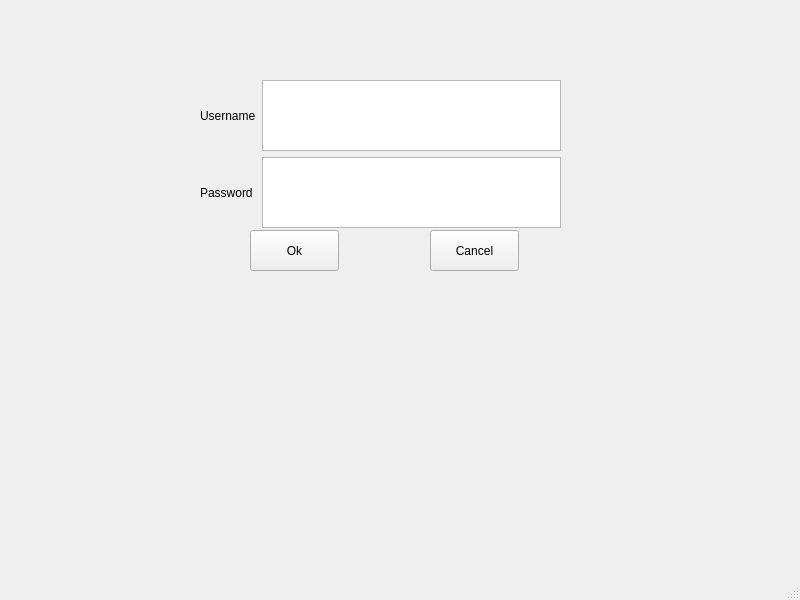
<?xml version="1.0" encoding="UTF-8"?>
<ui version="4.0">
 <class>MainWindow</class>
 <widget class="QMainWindow" name="MainWindow">
  <property name="geometry">
   <rect>
    <x>0</x>
    <y>0</y>
    <width>800</width>
    <height>600</height>
   </rect>
  </property>
  <property name="windowTitle">
   <string>MainWindow</string>
  </property>
  <widget class="QWidget" name="centralwidget">
   <widget class="QPushButton" name="okBtn">
    <property name="geometry">
     <rect>
      <x>250</x>
      <y>230</y>
      <width>89</width>
      <height>41</height>
     </rect>
    </property>
    <property name="text">
     <string>Ok</string>
    </property>
   </widget>
   <widget class="QPushButton" name="cancelBtn">
    <property name="geometry">
     <rect>
      <x>430</x>
      <y>230</y>
      <width>89</width>
      <height>41</height>
     </rect>
    </property>
    <property name="text">
     <string>Cancel</string>
    </property>
   </widget>
   <widget class="QWidget" name="layoutWidget">
    <property name="geometry">
     <rect>
      <x>200</x>
      <y>80</y>
      <width>361</width>
      <height>148</height>
     </rect>
    </property>
    <layout class="QGridLayout" name="gridLayout">
     <item row="0" column="0">
      <widget class="QLabel" name="label">
       <property name="text">
        <string>Username</string>
       </property>
      </widget>
     </item>
     <item row="0" column="1">
      <widget class="QTextEdit" name="username"/>
     </item>
     <item row="1" column="0">
      <widget class="QLabel" name="label_2">
       <property name="text">
        <string>Password</string>
       </property>
      </widget>
     </item>
     <item row="1" column="1">
      <widget class="QTextEdit" name="password"/>
     </item>
    </layout>
   </widget>
  </widget>
  <widget class="QMenuBar" name="menubar">
   <property name="geometry">
    <rect>
     <x>0</x>
     <y>0</y>
     <width>800</width>
     <height>22</height>
    </rect>
   </property>
  </widget>
  <widget class="QStatusBar" name="statusbar"/>
 </widget>
 <resources/>
 <connections/>
</ui>
